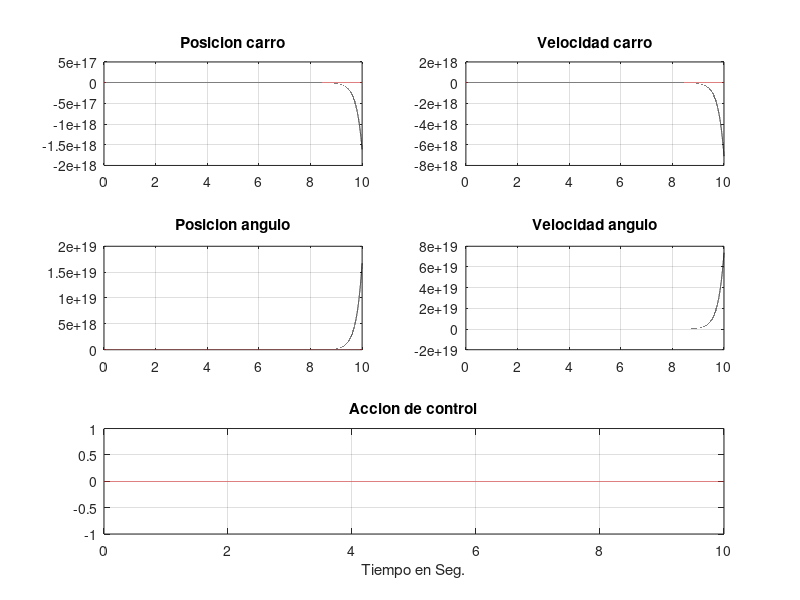

This figure's MATLAB source:
clc;clear all;close all;
m=.1;
F=0.1; 
long=0.6;
g=9.8;
M=.5;
dlt_t=0.0001;
tiempo=(10/dlt_t);
t=0:dlt_t:tiempo*dlt_t;

del_pp=0;
phi_pp=0; 
phi_p=0:dlt_t:tiempo*dlt_t;
phi=0:dlt_t:tiempo*dlt_t; 
del=0:dlt_t:tiempo*dlt_t;
del_p=0:dlt_t:tiempo*dlt_t; 
u=linspace(0,0,tiempo+1);

%Condiciones iniciales
phi(1)=pi-0.8; color='r';
del(1)=0; del_p(1)=0; u(1)=0; del(1)=0; i=1;

%Version linealizada en el equilibrio estable
%estado=[del(i); del_p(i); phi(i); phi_p(i)]
Mat_A=[0 1 0 0;0 -F/M -m*g/M 0; 0 0 0 1; 0 F/(long*M) g*(m+M)/(long*M) 0]
Mat_B=[0; 1/M; 0; -1/(long*M) ]
X0=[0 0 0 0]';x=[0 0 phi(1) 0]';

while(i<(tiempo+1))
%Variables del sistema no lineal
estado=[del(i); del_p(i); phi(i); phi_p(i)];
u(i)=0;

%Sistema no lineal
del_pp=(1/(M+m))*(u(i)-m*long*phi_pp*cos(phi(i))+m*long*phi_p(i)^2*sin(phi(i))-F*del_p(i));
phi_pp=(1/long)*(g*sin(phi(i))-del_pp*cos(phi(i)));
del_p(i+1)=del_p(i)+dlt_t*del_pp;
del(i+1)=del(i)+dlt_t*del_p(i);
phi_p(i+1)=phi_p(i)+dlt_t*phi_pp;
phi(i+1)=phi(i)+dlt_t*phi_p(i);

%Variables del sistema lineal
dell(i)=x(1); del_pl(i)=x(2);phil(i)=x(3);phi_pl(i)=x(4);

%Sistema lineal
xp=Mat_A*(x-X0)+Mat_B*u(i);
x=x+dlt_t*xp;
i=i+1;

end

dell(i)=x(1); del_pl(i)=x(2);phil(i)=x(3);phi_pl(i)=x(4);

figure(1);hold on;

subplot(3,2,1); 
plot(t,del,color);grid on;title('Posicion carro');
hold on;plot(t,dell,'k');

subplot(3,2,2);
plot(t,del_p,color);grid on;title('Velocidad carro');
hold on;plot(t,del_pl,'k');

subplot(3,2,3);
plot(t,phi,color);hold on;plot(t,pi*ones(size(t)),'k');plot(t,phil,'k');
grid on;title('Posicion angulo');hold on;

subplot(3,2,4);
plot(t,phi_p,color);grid on; title('Velocidad angulo');
hold on;plot(t,phi_pl,'k');

subplot(3,1,3);
plot(t,u,color);grid on;title('Accion de control');xlabel('Tiempo en Seg.');
hold on;